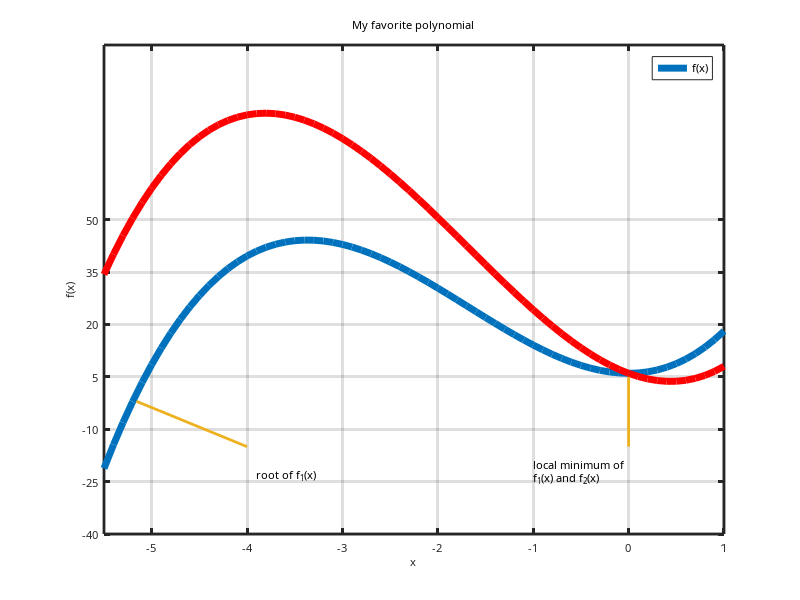

Reproduce this figure in MATLAB.
x = [-5.5:0.1:1]

c1 = [2 10.1 0 6]

c2 = [2 10.1 -10.1 6]

f1 = polyval(c1, x);

f2 = polyval(c2, x);

plot(
  x, f1, "linewidth", 5,
  x, f2, "linewidth", 5, "color", "red"
)


set(gca, "xlim", [-5.5 1])

set(gca, "xlabel", text("string", "x"))

set(gca, "ylabel", text("string", "f(x)"))

set(gca, "title", text("string","My favorite polynomial"))

set(gca, "linewidth", 2)


line([-5.16 -4], [-2 -15], "linewidth", 2)

text(-3.9, -23, "root of f_1(x)")

line([0 0], [5 -15], "linewidth", 2)

text(-1.0, -22, "local minimum of\nf_1(x) and f_2(x)")

legend("f(x)")

set(gca, "ytick", [-40:15:60])

grid on

h=figure(1)

W = 8; H = 6;
set(h,'PaperUnits','inches')
set(h,'PaperOrientation','portrait');
set(h,'PaperSize',[H,W])
set(h,'PaperPosition',[0,0,W,H])

FN = findall(h,'-property','FontName');
set(FN,'FontName','/Library/Fonts/Arial');

FS = findall(h,'-property','FontSize');
set(FS,'FontSize',8);

print(h,'-dpng','-color','graph3.png')
